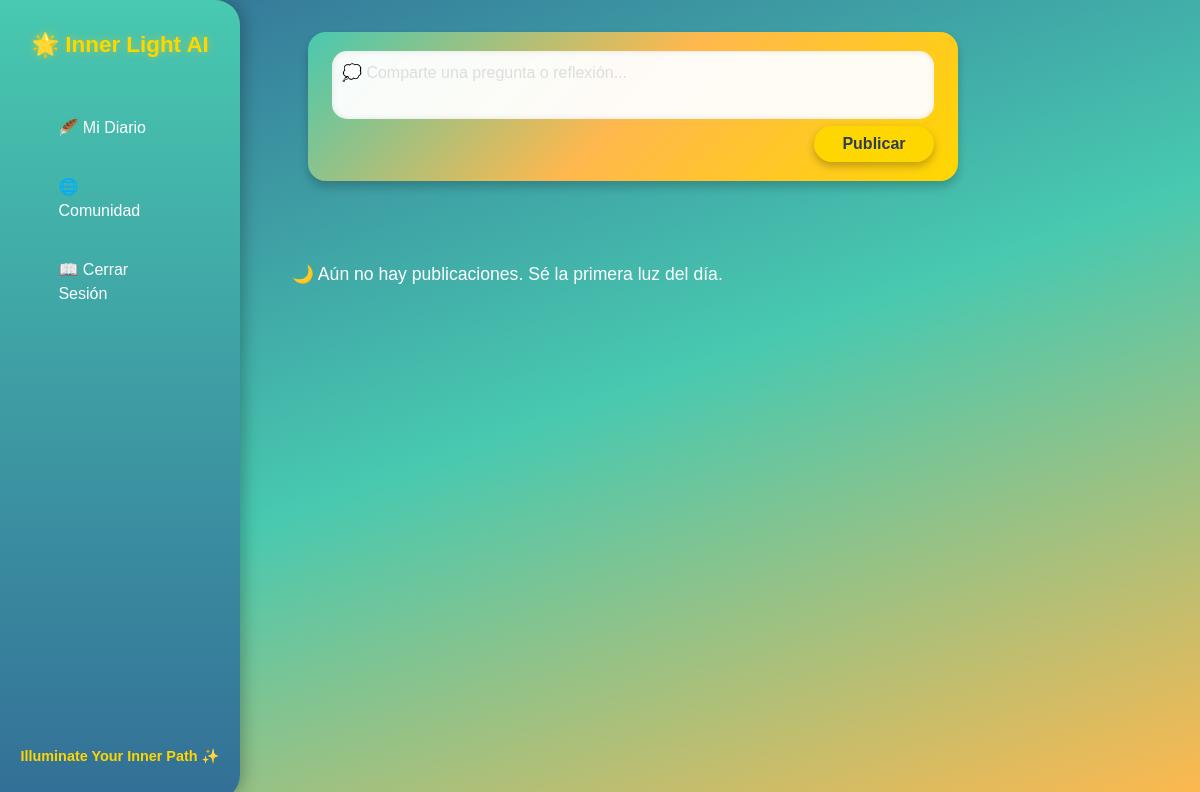
The page /journal/community/ on the database as committed earlier.
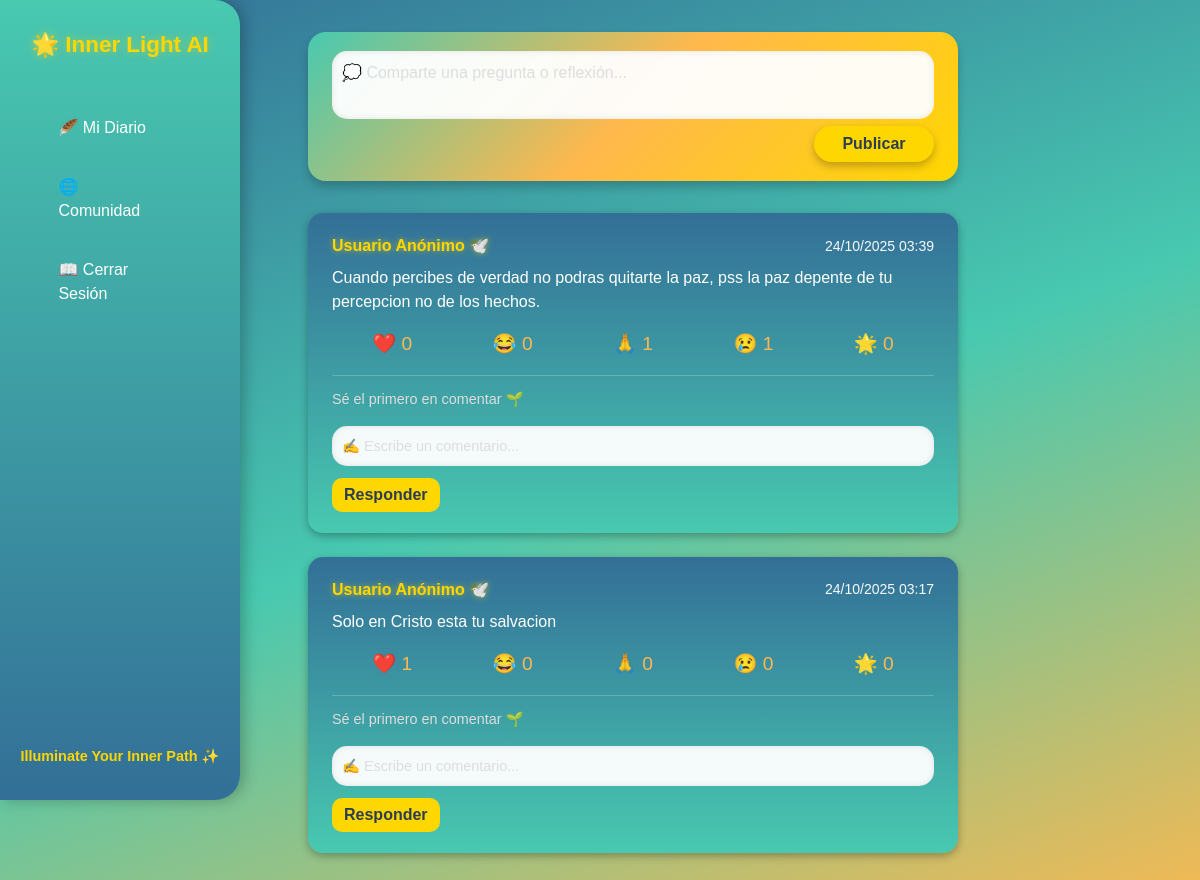
The same page on the database as committed later.
### journal/models.py (models this page shows, shortened)
class CommunityPost(models.Model):
    user = models.ForeignKey(User, on_delete=models.CASCADE)
    content = models.TextField(max_length=280)
    created_at = models.DateTimeField(auto_now_add=True)

### journal/views.py (the view)
# urls.py: path('community/', views.community_feed, name='community'),
def community_feed(request):
    posts = CommunityPost.objects.all().order_by('-created_at').prefetch_related('reactions', 'comments')
    for post in posts:
        post.heart_count = post.reactions.filter(reaction_type='heart').count()
        post.laugh_count = post.reactions.filter(reaction_type='laugh').count()
        post.pray_count = post.reactions.filter(reaction_type='pray').count()
        post.sad_count = post.reactions.filter(reaction_type='sad').count()
        post.light_count = post.reactions.filter(reaction_type='light').count()
    return render(request, 'journal/community.html', {'posts': posts})

### journal/templates/journal/community.html (shortened to what this page needs)
{% extends "journal/base_journal.html" %}
{% block content %}
<div class="sidebar">
    <h2>🌟 Inner Light AI</h2>
    <nav>
        <a href="{% url 'journal:list' %}">🪶 Mi Diario</a>
        <a href="{% url 'journal:community' %}">🌐 Comunidad</a>
        <a href="{% url 'logout' %}">📖 Cerrar Sesión</a>
    </nav>
    <div class="footer">
        Illuminate Your Inner Path ✨
    </div>
</div>
<div class="content">
    <div class="card header-card">
        <form method="POST" action="{% url 'journal:create_post' %}">
            <textarea name="content" rows="2" placeholder="💭 Comparte una pregunta o reflexión..." required></textarea>
            <div style="text-align: right;">
                <button type="submit" class="btn btn-publish">Publicar</button>
            </div>
        </form>
    </div>
    {% for post in posts %}
        <div class="post-card">
            <div class="post-header">
                <span class="username">Usuario Anónimo 🕊️</span>
                <span class="small text-light">{{ post.created_at|date:"d/m/Y H:i" }}</span>
            </div>
            <p class="mt-2 mb-3">{{ post.content }}</p>
            <div class="reaction-bar">
                <a href="{% url 'journal:react_to_post' post.id 'heart' %}">❤️ {{ post.heart_count }}</a>
                <a href="{% url 'journal:react_to_post' post.id 'laugh' %}">😂 {{ post.laugh_count }}</a>
                <a href="{% url 'journal:react_to_post' post.id 'pray' %}">🙏 {{ post.pray_count }}</a>
                <a href="{% url 'journal:react_to_post' post.id 'sad' %}">😢 {{ post.sad_count }}</a>
                <a href="{% url 'journal:react_to_post' post.id 'light' %}">🌟 {{ post.light_count }}</a>
            </div>
            <div class="comment-section">
                {% for comment in post.comments.all %}
                    <div class="comment">
                        <p>{{ comment.content }}</p>
                        <small>💬 Usuario Anónimo — {{ comment.created_at|date:"d/m/Y H:i" }}</small>
                    </div>
                {% empty %}
                    <p style="font-size: 0.9rem; color: #ddd;">Sé el primero en comentar 🌱</p>
                {% endfor %}
                <form method="POST" action="{% url 'journal:add_comment' post.id %}" class="comment-form">
                    <textarea name="content" placeholder="✍️ Escribe un comentario..." required></textarea>
                    <button type="submit">Responder</button>
                </form>
            </div>
        </div>
    {% empty %}
        <p class="no-posts">🌙 Aún no hay publicaciones. Sé la primera luz del día.</p>
    {% endfor %}
</div>
{% endblock %}

Rows that differ between the two databases and show on the page:
added CommunityPost: created_at "24/10/2025 03:39", content "Cuando percibes de verdad no podras quitarte la paz, pss la paz depente de tu percepcion no de los hechos.", heart_count "0", laugh_count "0", pray_count "1", sad_count "1", light_count "0"
added CommunityPost: created_at "24/10/2025 03:17", content "Solo en Cristo esta tu salvacion", heart_count "1", laugh_count "0", pray_count "0", sad_count "0", light_count "0"
Other text that changed with them:
text no longer shown: "🌙 Aún no hay publicaciones. Sé la primera luz del día."
